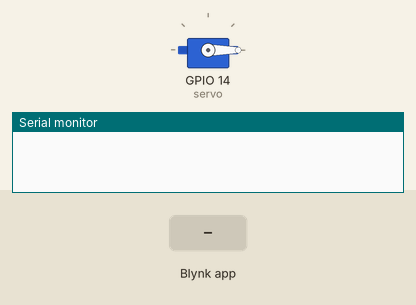
Recording of a sketch running on a simulated ESP32. Shown: servo, the last lines printed to the serial monitor. Inputs (shaded band) come from the test bench. WiFi joins after 1.5 s; servers stay silent unless stated.

Above: at 3.0 s.
3.1 s: Blynk app writes 1 to V0
At 3.9 s:
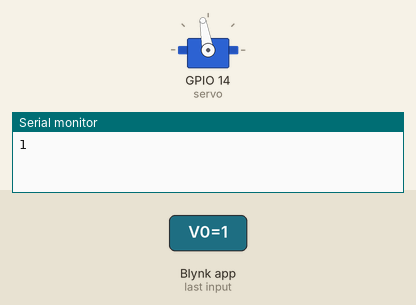
4.6 s: Blynk app writes 0 to V0
At 5.5 s:
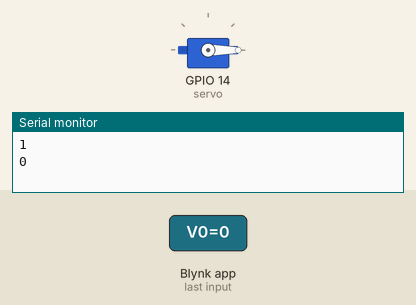
Timing chart, 0 to 7.6 s (numbered marks = the images above; inputs shaded):
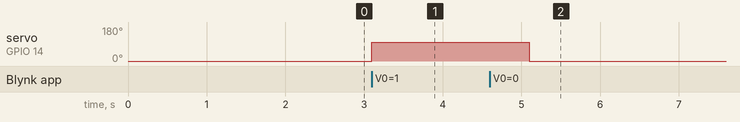

The sketch:

main.ino
```cpp
#define BLYNK_TEMPLATE_ID "เปลี่ยนID"
#define BLYNK_TEMPLATE_NAME "เปลี่ยนNAME"
#define BLYNK_AUTH_TOKEN "เปลี่ยนTOKEN"

#define BLYNK_PRINT Serial

#include <BlynkSimpleEsp32.h>
#include <ESP32Servo.h>

char ssid[] = "เปลี่ยนเป็นชื่อ wifi";
char pass[] = "เปลี่ยนเป็นรหัสผ่าน";

int openDelay = 2000; // หน่วย milisecond
int stage;

Servo servo;
BlynkTimer timer;

BLYNK_WRITE(V0) {
  int val = param.asInt();
  if (val == 1) {
    stage = 1;
  }

  if (val == 0) {
    stage = 0;
  }

  Serial.println(stage);
}


void setup()  {
  Blynk.begin(BLYNK_AUTH_TOKEN, ssid, pass);
  servo.attach(14);
  servo.write(0);
}

void loop() {
  Blynk.run();

  if (stage == 1) {
    servo.write(100);
    delay(openDelay);
  }
  else {
    servo.write(0);
  }
}
```

Measured:
- after the input at 3.1 s, servo on GPIO 14 (servo): 0° → 100° at once
- after the input at 4.6 s, servo on GPIO 14 (servo): 100° → 0° after 0.50 s
